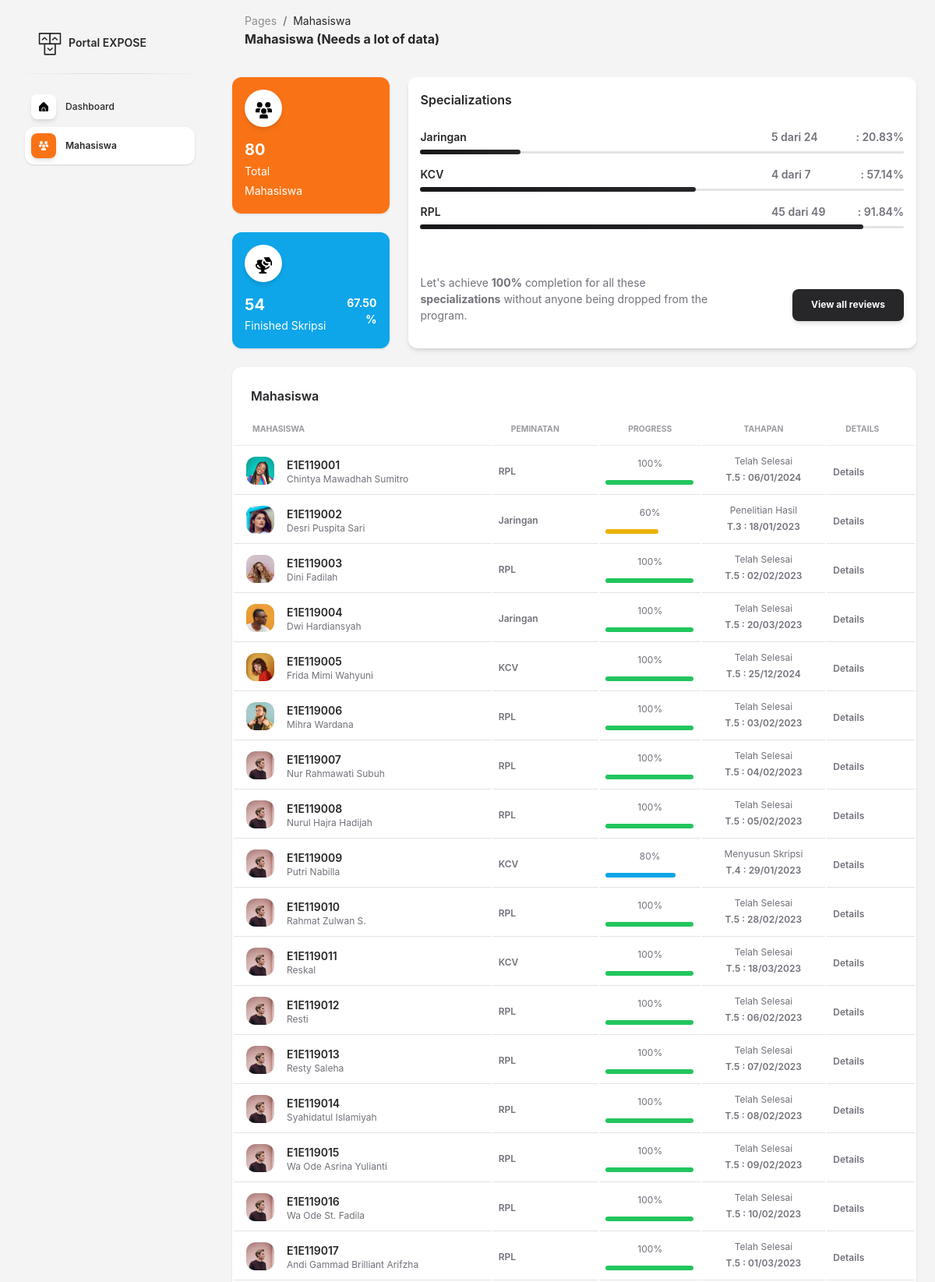
The page /mahasiswa.php (upper part) on the database its author committed.
### tables this page shows
CREATE TABLE IF NOT EXISTS `tb_mahasiswa` (
  `id_m` int NOT NULL AUTO_INCREMENT,
  `nama_mahasiswa` varchar(50) DEFAULT NULL,
  `nim` varchar(12) DEFAULT NULL,
  `peminatan` varchar(30) DEFAULT NULL,
  `jenis_kelamin` varchar(12) DEFAULT NULL,
  PRIMARY KEY (`id_m`)
);

CREATE TABLE IF NOT EXISTS `tb_tahapan` (
  `id_t` int NOT NULL AUTO_INCREMENT,
  `nama_tahap` varchar(20) DEFAULT NULL,
  PRIMARY KEY (`id_t`)
);

### mahasiswa/mahasiswa.php (the view, shortened to what this page needs)
<?php
require_once("conn.php");
$queryStudents = "SELECT
                    m.id_m, m.nim, m.nama_mahasiswa AS nama, m.peminatan,
                    MAX(p.id_t) AS last_progress_id,
                    MAX(p.tanggal) AS last_progress_date,
                    COUNT(p.id_t) AS total_progress_steps
                  FROM
                    tb_mahasiswa m
                  LEFT JOIN
                    tb_progress p ON m.id_m = p.id_m
                  GROUP BY
                    m.id_m, m.nim, m.nama_mahasiswa, m.peminatan
                  ORDER BY
                    m.nim";
$resultStudents = mysqli_query($mysqli, $queryStudents);
?>
<div class="table-responsive p-0">
    <table class="table align-items-center mb-0">
        <thead>
            <tr>
                <th class="text-uppercase text-secondary text-xxs font-weight-bolder opacity-7">Mahasiswa</th>
                <th class="text-uppercase text-secondary text-xxs font-weight-bolder opacity-7">Peminatan</th>
                <th class="text-center text-uppercase text-secondary text-xxs font-weight-bolder opacity-7">Progress</th>
                <th class="text-center text-uppercase text-secondary text-xxs font-weight-bolder opacity-7">Tahapan</th>
                <th class="text-uppercase text-secondary text-xxs font-weight-bolder opacity-7">Details</th>
            </tr>
        </thead>
        <tbody>
            <?php while ($row = mysqli_fetch_assoc($resultStudents)): ?>
                <?php
                $nim = strtoupper($row['nim']);
                $nama = $row['nama'];
                $peminatan = $row['peminatan'];
                $lastProgressId = $row['last_progress_id'];
                $lastProgressDate = $row['last_progress_date'];
                $totalProgressSteps = $row['total_progress_steps'];
                if (!empty($lastProgressId)) {
                    $queryStageName = "SELECT nama_tahap FROM tb_tahapan WHERE id_t = ?";
                    if ($stmt = mysqli_prepare($mysqli, $queryStageName)) {
                        mysqli_stmt_bind_param($stmt, "i", $lastProgressId);
                        mysqli_stmt_execute($stmt);
                        $resultStageName = mysqli_stmt_get_result($stmt);
                        $stageRow = mysqli_fetch_assoc($resultStageName);
                        $stageName = $stageRow ? $stageRow['nama_tahap'] : "Unknown";
                    } else {
                        $stageName = "Unknown";
                    }
                } else {
                    $stageName = "Unknown";
                }
                $percentage = ($totalProgressSteps > 0) ? ($lastProgressId / 5) * 100 : 0;
                if ($percentage <= 20) {
                    $colorClass = 'bg-dark';
                } elseif ($percentage <= 40) {
                    $colorClass = 'bg-danger';
                } elseif ($percentage <= 60) {
                    $colorClass = 'bg-warning';
                } elseif ($percentage <= 80) {
                    $colorClass = 'bg-info';
                } else {
                    $colorClass = 'bg-success';
                }
                $photoPath = file_exists("assets/img/mahasiswa/$nim.jpg") ? "assets/img/mahasiswa/$nim.jpg" : "assets/img/mahasiswa/default.jpg";
                ?>
                <tr>
                    <td>
                        <div class="p-2 d-flex py-1">
                            <div>
                                <img src="<?php echo $photoPath; ?>" class="avatar avatar-sm me-3" alt="<?php echo $nama; ?>">
                            </div>
                            <div class="d-flex flex-column justify-content-center">
                                <h6 class="mb-0 text-sm"><?php echo $nim; ?> </h6>
                                <p class="text-xs text-secondary mb-0"><?php echo $nama; ?></p>
                            </div>
                        </div>
                    </td>
                    <td>
                        <p class="text-xs font-weight-bold mb-0"><?php echo $peminatan; ?></p>
                    </td>
                    <td class="align-middle text-center text-sm">
                        <p class="text-xs text-secondary"><?php echo number_format($percentage); ?>%</p>
                        <div class="align-middle progress-bar <?php echo $colorClass; ?>" role="progressbar" aria-valuenow="<?php echo $percentage; ?>" aria-valuemin="0" aria-valuemax="100" style="width: <?php echo $percentage; ?>%;"></div>
                    </td>
                    <td class="align-middle text-center">
                        <p class="text-xs text-secondary mb-0"><?php echo $stageName; ?></p>
                        <span class="text-secondary text-xs font-weight-bold"><?php echo "T." . $lastProgressId . " : " . date('d/m/Y', strtotime($lastProgressDate)); ?></span>
                    </td>
                    <td class="align-middle">
                        <a href="javascript:void(0);" class="text-secondary font-weight-bold text-xs" data-toggle="tooltip" data-original-title="Edit user" onclick="submitForm('<?php echo htmlspecialchars($nim); ?>')">
                            Details
                        </a>
                    </td>
                </tr>
            <?php endwhile; ?>
        </tbody>
    </table>
</div>

### mahasiswa.php (shortened to what this page needs)
<!DOCTYPE html>
<html lang="en">
<head>
  <link rel="stylesheet" href="assets/css/inter-font.css">
  <link rel="stylesheet" href="assets/css/nucleo-icons.css">
  <link rel="stylesheet" href="assets/css/nucleo-svg.css">
  <link id="pagestyle" href="assets/css/soft-ui-dashboard.css?v=1.1.0" rel="stylesheet" />
</head>
<body class="g-sidenav-show  bg-gray-100">
  <aside class="sidenav navbar navbar-vertical navbar-expand-xs border-0 border-radius-xl my-3 fixed-start ms-3 " id="sidenav-main">
    <div class="sidenav-header">
      <a class="navbar-brand m-0" target="_blank">
        <img src="assets/img/logo-ct-dark.png" class="navbar-brand-img h-100" alt="main_logo">
        <span class="ms-1 font-weight-bold">Portal EXPOSE</span>
      </a>
    </div>
    <hr class="horizontal dark mt-0">
    <div class="collapse navbar-collapse  w-auto " id="sidenav-collapse-main">
      <ul class="navbar-nav">
        <li class="nav-item">
          <a class="nav-link  " href="index.php">
            <div class="icon icon-shape icon-sm shadow border-radius-md bg-white text-center me-2 d-flex align-items-center justify-content-center">
              <img src="assets/img/Icons/home.svg" alt="" width="12px" height="12px" viewBox="0 0 45 40">
            </div>
            <span class="nav-link-text ms-1">Dashboard</span>
          </a>
        </li>
        <li class="nav-item">
          <a class="nav-link  active" href="mahasiswa.php">
            <div class="icon icon-shape icon-sm shadow border-radius-md bg-white text-center me-2 d-flex align-items-center justify-content-center">
              <img src="assets/img/Icons/users.png" alt="" width="12px" height="12px" viewBox="0 0 45 40">
            </div>
            <span class="nav-link-text ms-1">Mahasiswa</span>
          </a>
        </li>
      </ul>
    </div>
  </aside>
  <main class="main-content position-relative max-height-vh-100 h-100 border-radius-lg ">
    <nav class="navbar navbar-main navbar-expand-lg px-0 mx-4 shadow-none border-radius-xl" id="navbarBlur" navbar-scroll="true">
      <div class="container-fluid py-1 px-3">
        <nav aria-label="breadcrumb">
          <ol class="breadcrumb bg-transparent mb-0 pb-0 pt-1 px-0 me-sm-6 me-5">
            <li class="breadcrumb-item text-sm"><a class="opacity-5 text-dark" href="javascript:;">Pages</a></li>
            <li class="breadcrumb-item text-sm text-dark active" aria-current="page">Mahasiswa</li>
          </ol>
          <h6 class="font-weight-bolder mb-0">Mahasiswa (Needs a lot of data)</h6>
        </nav>
      </div>
    </nav>
    <div class="container-fluid py-4">
      <div class="row">
        <div class="col-lg-3 col-12">
<div class="row">
  <?php
  include 'mahasiswa/total.php';
  include 'mahasiswa/skripsi.php';
  ?>
</div>
        </div>
        <div class="col-lg-9 col-12 mt-4 mt-lg-0">
          <div class="card shadow h-100">
            <div class="card-header pb-0 p-3">
              <h6 class="mb-0">Specializations</h6>
            </div>
            <?php
            include 'mahasiswa/peminatan.php';
            ?>
            <div class="card-footer pt-0 p-3 d-flex align-items-center">
              <div class="w-60">
                <p class="text-sm">
                  Let's achieve <b>100%</b> completion for all these <b>specializations</b>  without anyone being dropped from the program.
                </p>
              </div>
              <div class="w-40 text-end">
                <a class="btn btn-dark mb-0 text-end" href="javascript:;" onclick="scrollToTable()">View all reviews</a>
              </div>
            </div>
          </div>
        </div>
      </div>
      <div class="row">
        <div class="col-12 mt-4">
          <div class="card mb-4">
            <div class="card-header pb-0">
              <h6>Mahasiswa</h6>
            </div>
            <div class="card-body px-0 pt-0 pb-2">
              <?php
            include 'mahasiswa/mahasiswa.php';
            ?>
            </div>
          </div>
        </div>
      </div>
    </div>
  </main>
</body>
</html>

### mahasiswa/total.php
<?php
require_once("conn.php");
$result = mysqli_query($mysqli, "SELECT COUNT(*) AS total_mahasiswa FROM tb_mahasiswa");
if ($result) {
    $row = mysqli_fetch_assoc($result);
    $totalMahasiswa = $row['total_mahasiswa'];
} else {
    $totalMahasiswa = "Data tidak tersedia";
}
?>
<div class="col-lg-12 col-md-6 col-12 mb-4">
  <div class="card">
    <span class="mask bg-primary opacity-10 border-radius-lg"></span>
    <div class="card-body p-3 position-relative">
      <div class="row">
        <div class="col-8 text-start">
          <div class="icon icon-shape bg-white shadow text-center border-radius-2xl">
            <img class="Center mt-3 pb-1" src="assets/img/Icons/users.svg" alt="" height="25px">
          </div>
          <h5 class="text-white font-weight-bolder mb-0 mt-3">
            <?php echo $totalMahasiswa; ?>
          </h5>
          <span class="text-white text-sm">Total Mahasiswa</span>
        </div>
      </div>
    </div>
  </div>
</div>

### mahasiswa/skripsi.php (shortened to what this page needs)
<?php
require_once("conn.php");
$queryTahap5 = "SELECT COUNT(DISTINCT id_m) AS count_tahap5 FROM tb_progress WHERE id_t = 5";
$resultTahap5 = mysqli_query($mysqli, $queryTahap5);
$queryTotalMahasiswa = "SELECT COUNT(*) AS total_mahasiswa FROM tb_mahasiswa";
$resultTotalMahasiswa = mysqli_query($mysqli, $queryTotalMahasiswa);
if ($resultTahap5 && $resultTotalMahasiswa) {
    $countTahap5 = mysqli_fetch_assoc($resultTahap5)['count_tahap5'];
    $totalMahasiswa = mysqli_fetch_assoc($resultTotalMahasiswa)['total_mahasiswa'];
    $percentage = ($totalMahasiswa > 0) ? ($countTahap5 / $totalMahasiswa) * 100 : 0;
} else {
    $countTahap5 = "Data tidak tersedia";
    $totalMahasiswa = "Data tidak tersedia";
    $percentage = "Data tidak tersedia";
}
?>
<div class="col-lg-12 col-md-6 col-12 mt-4 mt-md-0">
  <div class="card">
    <span class="mask bg-info opacity-10 border-radius-lg"></span>
    <div class="card-body p-3 position-relative">
      <div class="row">
        <div class="col-8 text-start">
          <div class="icon icon-shape bg-white shadow text-center border-radius-2xl">
            <img class="Center mt-3 pb-1" src="assets/img/Icons/troph-b.png" alt="" height="25px">
          </div>
          <h5 class="text-white font-weight-bolder mb-0 mt-3">
            <?php echo $countTahap5; ?>
          </h5>
          <span class="text-white text-sm">Finished Skripsi</span>
        </div>
        <div class="col-4">
          <p class="text-white text-sm text-end font-weight-bolder mt-auto mb-0">
            <?php echo number_format($percentage, 2); ?>%
          </p>
        </div>
      </div>
    </div>
  </div>
</div>

### mahasiswa/peminatan.php
<?php
require_once("conn.php");
$queryTotalMahasiswaPerPeminatan = "SELECT peminatan, COUNT(*) AS total_mahasiswa FROM tb_mahasiswa GROUP BY peminatan";
$resultTotalMahasiswaPerPeminatan = mysqli_query($mysqli, $queryTotalMahasiswaPerPeminatan);
$progressData = [];
while ($row = mysqli_fetch_assoc($resultTotalMahasiswaPerPeminatan)) {
    $peminatan = $row['peminatan'];
    $totalMahasiswa = $row['total_mahasiswa'];
    $queryReachedTahap5 = "SELECT COUNT(DISTINCT tb_progress.id_m) AS count_tahap5
                            FROM tb_progress
                            JOIN tb_mahasiswa ON tb_progress.id_m = tb_mahasiswa.id_m
                            WHERE tb_mahasiswa.peminatan = '$peminatan' AND tb_progress.id_t = 5";
    $resultReachedTahap5 = mysqli_query($mysqli, $queryReachedTahap5);
    $countTahap5 = mysqli_fetch_assoc($resultReachedTahap5)['count_tahap5'];
    $percentage = ($totalMahasiswa > 0) ? ($countTahap5 / $totalMahasiswa) * 100 : 0;
    if ($percentage <= 99) {
        $colorClass = 'bg-gradient-dark';
    } else {
        $colorClass = 'bg-gradient-info';
    }
    $progressData[] = [
        'peminatan' => $peminatan,
        'countTahap5' => $countTahap5,
        'totalMahasiswa' => $totalMahasiswa,
        'percentage' => $percentage,
        'colorClass' => $colorClass
    ];
}
?>
<div class="card-body pb-0 p-3">
    <ul class="list-group">
        <?php foreach ($progressData as $data): ?>
            <li class="list-group-item border-0 d-flex align-items-center px-0 mb-0">
                <div class="w-100">
                    <div class="d-flex mb-2">
                        <span class="me-2 text-sm font-weight-bold text-dark">
                            <?php echo $data['peminatan']; ?>
                        </span>
                        <span class="ms-auto text-sm font-weight-bold d-flex align-items-center justify-content-between" style="width: 170px;">
                            <?php
                                echo $data['countTahap5'];
                            ?>
                            dari
                            <?php
                                echo $data['totalMahasiswa'];
                            ?>
                            <span class="ms-1"> :  <?php echo number_format($data['percentage'], 2); ?>%</span>
                        </span>
                    </div>
                    <div>
                        <div class="progress progress-md">
                            <div class="progress-bar <?php echo $data['colorClass']; ?>" role="progressbar" style="width: <?php echo $data['percentage']; ?>%;" aria-valuenow="<?php echo $data['percentage']; ?>" aria-valuemin="0" aria-valuemax="100"></div>
                        </div>
                    </div>
                </div>
            </li>
        <?php endforeach; ?>
    </ul>
</div>

### assets/css/nucleo-svg.css (style rules this page uses)
.icon { display: inline-block; color: #111111; height: 1em; width: 1em; }
.icon-sm { height: 0.8em; width: 0.8em; }
.icon { fill: currentColor; stroke: none; }

### rows shown on the page
tb_mahasiswa: nim (picture), nim "E1E119001", nama_mahasiswa "Chintya Mawadhah Sumitro", peminatan "RPL", percentage "100", tb_tahapan.nama_tahap "Telah Selesai", lastProgressId "5", lastProgressDate "06/01/2024"
tb_mahasiswa: nim (picture), nim "E1E119002", nama_mahasiswa "Desri Puspita Sari", peminatan "Jaringan", percentage "60", tb_tahapan.nama_tahap "Penelitian Hasil", lastProgressId "3", lastProgressDate "18/01/2023"
tb_mahasiswa: nim (picture), nim "E1E119003", nama_mahasiswa "Dini Fadilah", peminatan "RPL", percentage "100", tb_tahapan.nama_tahap "Telah Selesai", lastProgressId "5", lastProgressDate "02/02/2023"
tb_mahasiswa: nim (picture), nim "E1E119004", nama_mahasiswa "Dwi Hardiansyah", peminatan "Jaringan", percentage "100", tb_tahapan.nama_tahap "Telah Selesai", lastProgressId "5", lastProgressDate "20/03/2023"
tb_mahasiswa: nim (picture), nim "E1E119005", nama_mahasiswa "Frida Mimi Wahyuni", peminatan "KCV", percentage "100", tb_tahapan.nama_tahap "Telah Selesai", lastProgressId "5", lastProgressDate "25/12/2024"
tb_mahasiswa: nim (picture), nim "E1E119006", nama_mahasiswa "Mihra Wardana", peminatan "RPL", percentage "100", tb_tahapan.nama_tahap "Telah Selesai", lastProgressId "5", lastProgressDate "03/02/2023"
tb_mahasiswa: nim (picture), nim "E1E119007", nama_mahasiswa "Nur Rahmawati Subuh", peminatan "RPL", percentage "100", tb_tahapan.nama_tahap "Telah Selesai", lastProgressId "5", lastProgressDate "04/02/2023"
tb_mahasiswa: nim "E1E119008", nama_mahasiswa "Nurul Hajra Hadijah", peminatan "RPL", percentage "100", tb_tahapan.nama_tahap "Telah Selesai", lastProgressId "5", lastProgressDate "05/02/2023"
tb_mahasiswa: nim "E1E119009", nama_mahasiswa "Putri Nabilla", peminatan "KCV", percentage "80", tb_tahapan.nama_tahap "Menyusun Skripsi", lastProgressId "4", lastProgressDate "29/01/2023"
tb_mahasiswa: nim "E1E119010", nama_mahasiswa "Rahmat Zulwan S.", peminatan "RPL", percentage "100", tb_tahapan.nama_tahap "Telah Selesai", lastProgressId "5", lastProgressDate "28/02/2023"
tb_mahasiswa: nim "E1E119011", nama_mahasiswa "Reskal", peminatan "KCV", percentage "100", tb_tahapan.nama_tahap "Telah Selesai", lastProgressId "5", lastProgressDate "18/03/2023"
tb_mahasiswa: nim "E1E119012", nama_mahasiswa "Resti", peminatan "RPL", percentage "100", tb_tahapan.nama_tahap "Telah Selesai", lastProgressId "5", lastProgressDate "06/02/2023"
tb_mahasiswa: nim "E1E119013", nama_mahasiswa "Resty Saleha", peminatan "RPL", percentage "100", tb_tahapan.nama_tahap "Telah Selesai", lastProgressId "5", lastProgressDate "07/02/2023"
tb_mahasiswa: nim "E1E119014", nama_mahasiswa "Syahidatul Islamiyah", peminatan "RPL", percentage "100", tb_tahapan.nama_tahap "Telah Selesai", lastProgressId "5", lastProgressDate "08/02/2023"
tb_mahasiswa: nim "E1E119015", nama_mahasiswa "Wa Ode Asrina Yulianti", peminatan "RPL", percentage "100", tb_tahapan.nama_tahap "Telah Selesai", lastProgressId "5", lastProgressDate "09/02/2023"
tb_mahasiswa: nim "E1E119016", nama_mahasiswa "Wa Ode St. Fadila", peminatan "RPL", percentage "100", tb_tahapan.nama_tahap "Telah Selesai", lastProgressId "5", lastProgressDate "10/02/2023"
tb_mahasiswa: nim "E1E119017", nama_mahasiswa "Andi Gammad Brilliant Arifzha", peminatan "RPL", percentage "100", tb_tahapan.nama_tahap "Telah Selesai", lastProgressId "5", lastProgressDate "01/03/2023"

### other values the page prints
$totalMahasiswa "80"
$countTahap5 "54"
$percentage "67.50"
$data['peminatan'] "Jaringan"
$data['countTahap5'] "5"
$data['totalMahasiswa'] "24"
$data['percentage'] "20.83"
$data['peminatan'] "KCV"
$data['countTahap5'] "4"
$data['totalMahasiswa'] "7"
$data['percentage'] "57.14"
$data['peminatan'] "RPL"
$data['countTahap5'] "45"
$data['totalMahasiswa'] "49"
$data['percentage'] "91.84"
